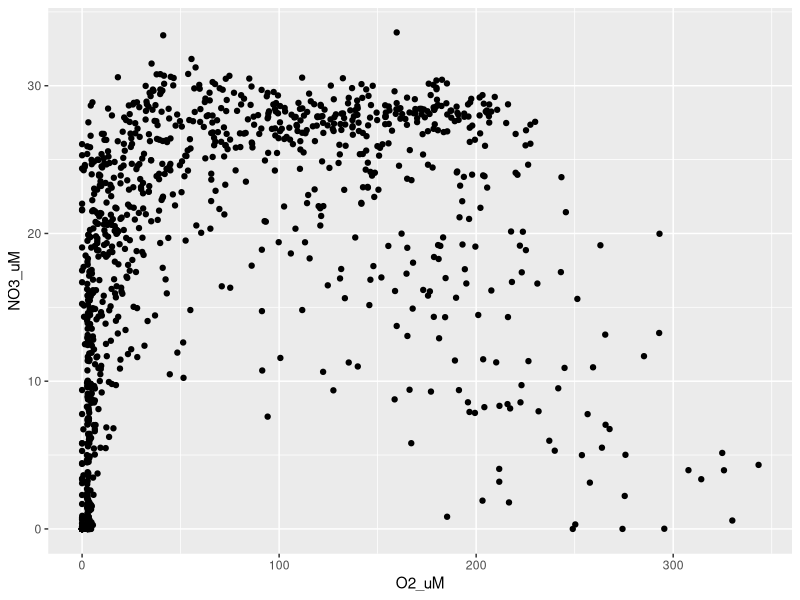
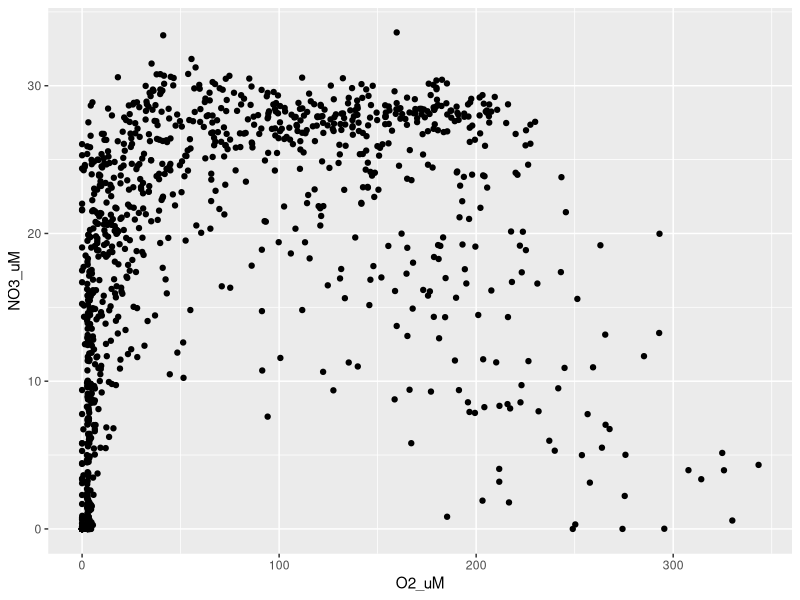
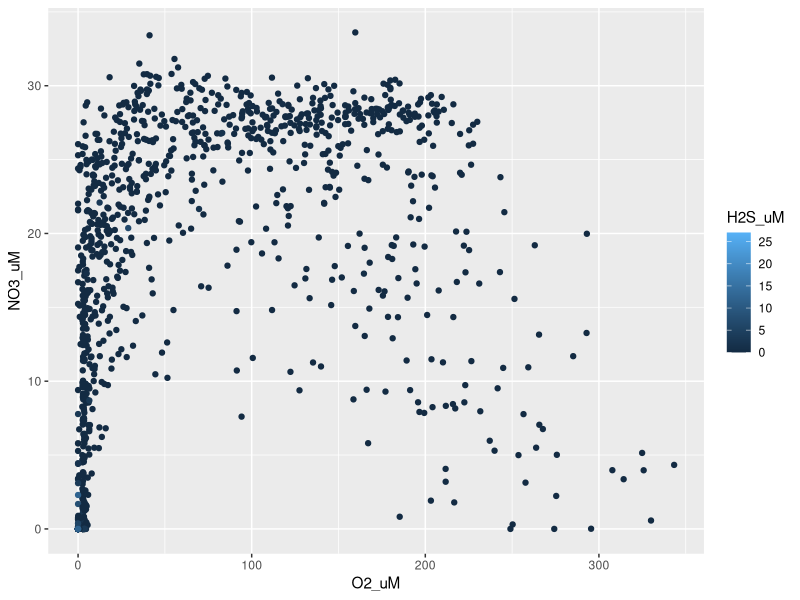
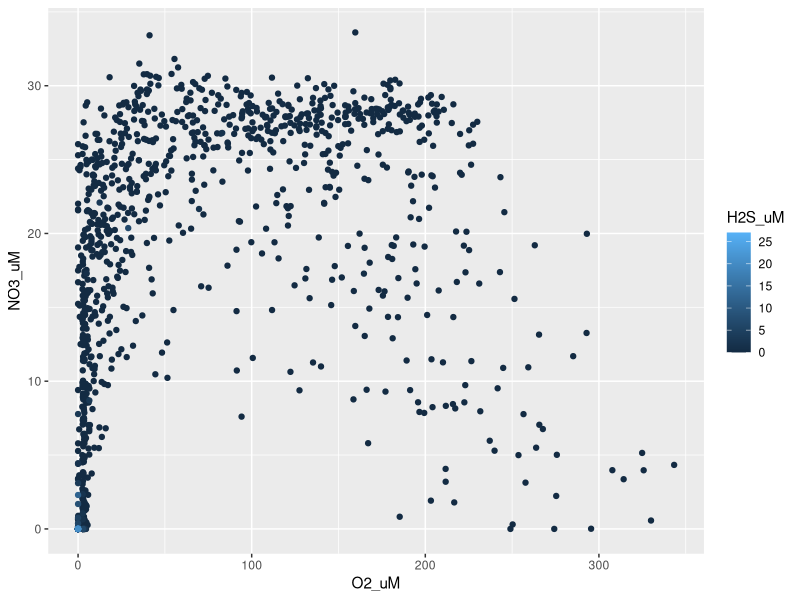
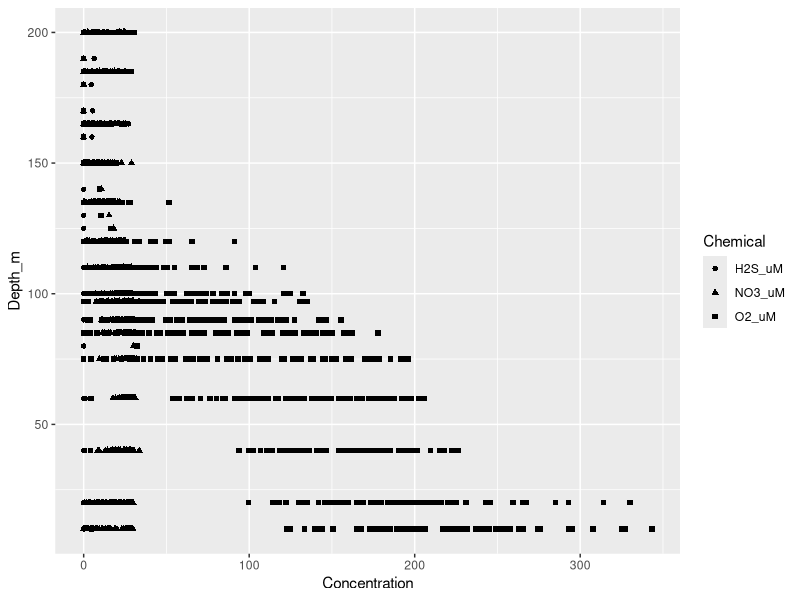
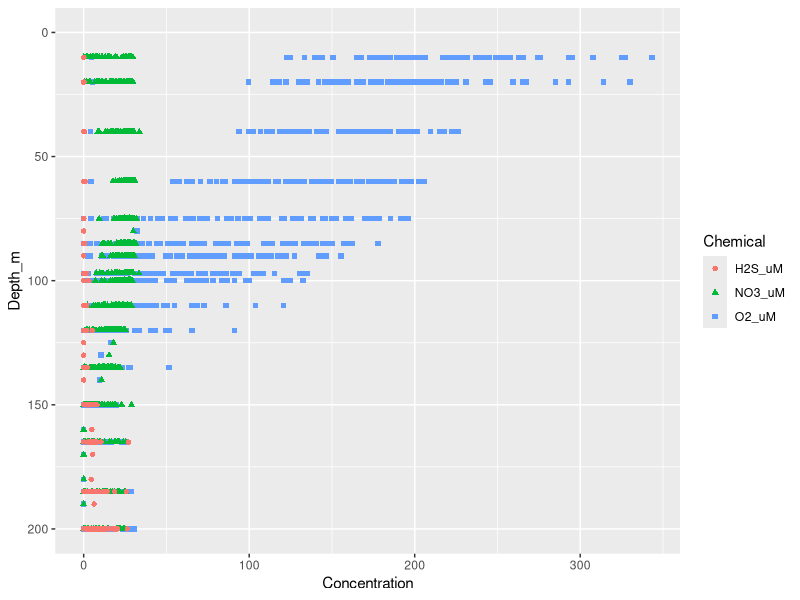
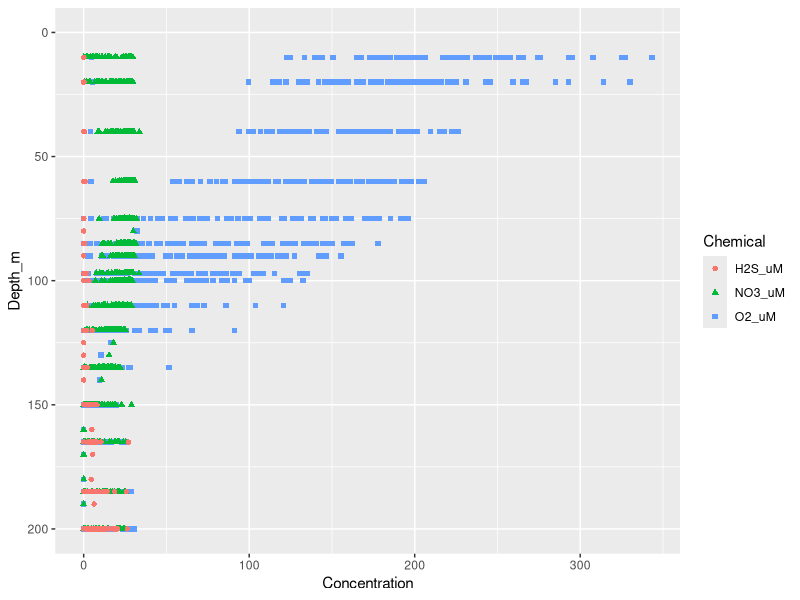
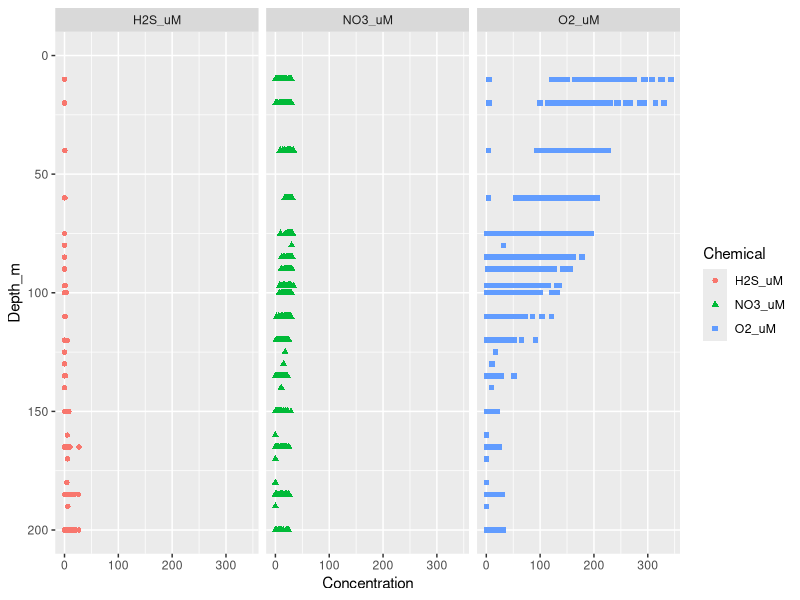

These charts were generated, in order, by the following R code: (Note: this script raises an error after producing the figures.)
# Diana Lin
# ggplot EDUCE module
# October 29, 2019

library(tidyverse)

raw_dat <- read_csv("Saanich_Data.csv")
dat <- raw_dat %>%
	select(Cruise, Date, Depth, Temperature, WS_O2, WS_NO3, WS_H2S) %>%
	filter(!is.na(WS_O2)) %>%
	rename(O2_uM=WS_O2, NO3_uM = WS_NO3, H2S_uM = WS_H2S) %>%
	mutate(Depth_m=Depth*1000)

dat %>%
	ggplot(aes(x=O2_uM, y=NO3_uM)) +
	geom_point()

dat %>%
	ggplot() +
	geom_point(aes(x=O2_uM, y=NO3_uM))

dat %>%
  ggplot(aes(x=O2_uM, y=NO3_uM, color=H2S_uM)) +
  geom_point()

dat %>%
  arrange(H2S_uM) %>%  
  filter(!is.na(H2S_uM)) %>%
  ggplot(aes(x=O2_uM, y=NO3_uM, color=H2S_uM)) +
  geom_point() 

dat %>%
  select(Depth_m, O2_uM, NO3_uM, H2S_uM) %>%
  gather(key="Chemical", value="Concentration", -Depth_m)

dat %>%
  select(Depth_m, O2_uM, NO3_uM, H2S_uM) %>% 
  gather(key="Chemical", value="Concentration", -Depth_m) %>% 
  ggplot(aes(x=Concentration, y=Depth_m, shape=Chemical)) +
  geom_point()

dat %>%
  select(Depth_m, O2_uM, NO3_uM, H2S_uM) %>% 
  gather(key="Chemical", value="Concentration", -Depth_m) %>% 
  ggplot(aes(x=Concentration, y=Depth_m, shape=Chemical, color=Chemical)) +
  geom_point() +
  scale_y_reverse(limits=c(200, 0))

dat %>%
  select(Depth_m, O2_uM, NO3_uM, H2S_uM) %>% 
  gather(key="Chemical", value="Concentration", -Depth_m) %>% 
  ggplot(aes(x=Concentration, y=Depth_m, shape=Chemical, color=Chemical)) +
  geom_point() +
  scale_y_reverse(limits=c(200, 0))

dat %>%
  select(Depth_m, O2_uM, NO3_uM, H2S_uM) %>% 
  gather(key="Chemical", value="Concentration", -Depth_m) %>% 
  ggplot(aes(x=Concentration, y=Depth_m, shape=Chemical, color=Chemical)) +
  geom_point() +
  scale_y_reverse(limits=c(200, 0)) +
  facet_wrap(~Chemical)

dat %>%
  select(Depth_m, O2_uM, NO3_uM, H2S_uM) %>% 
  gather(key="Chemical", value="Concentration", -Depth_m) %>% 
  ggplot(aes(x=Concentration, y=Depth_m, shape=Chemical, color=Chemical)) +
  geom_point() +
  scale_y_reverse(limits=c(200, 0)) +
  facet_wrap(~Chemical, scales="free_x")

dat %>%
  select(Depth_m, O2_uM, NO3_uM, H2S_uM) %>% 
  gather(key="Chemical", value="Concentration", -Depth_m) %>% 
  ggplot(aes(x=Concentration, y=Depth_m, shape=Chemical, color=Chemical)) +
  geom_point() +
  scale_y_reverse(limits=c(200, 0)) +
  facet_wrap(~Chemical, scales="free_x") +
  theme_bw()

dat %>%
  select(Depth_m, O2_uM, NO3_uM, H2S_uM) %>% 
  gather(key="Chemical", value="Concentration", -Depth_m) %>% 
  ggplot(aes(x=Concentration, y=Depth_m, shape=Chemical, color=Chemical)) +
  geom_point() +
  scale_y_reverse(limits=c(200, 0)) +
  facet_wrap(~Chemical, scales="free_x") +
  theme_bw() +
  theme(legend.position="none")

(p1 <- dat %>%
  select(Depth_m, O2_uM, NO3_uM, H2S_uM) %>%
  gather(key="Chemical", value="Concentration", -Depth_m) %>%
  ggplot(aes(x=Concentration, y=Depth_m, shape=Chemical, color=Chemical)) +
  geom_point() +
  scale_y_reverse(limits=c(200, 0)) +
  facet_wrap(~Chemical, scales="free_x") +
  theme_bw() +
  theme(legend.position="none") +
  labs(y="Depth in m", x="Concentration in uM"))

(p2 <- dat %>%
  ggplot(aes(x=Depth_m)) +
  geom_histogram(binwidth=10) +
  scale_x_reverse(limits=c(200, 0)) +
  labs(x="", y="Total samples") +
  coord_flip() + # flip the x and y axes
  theme_bw())

(p <- plot_grid(p1, p2, labels=c("A", "B"), align="h", axis="tb", rel_widths=c(3/4, 1/4)))

ggsave("saanich.pdf", p, width=10, height=6)
